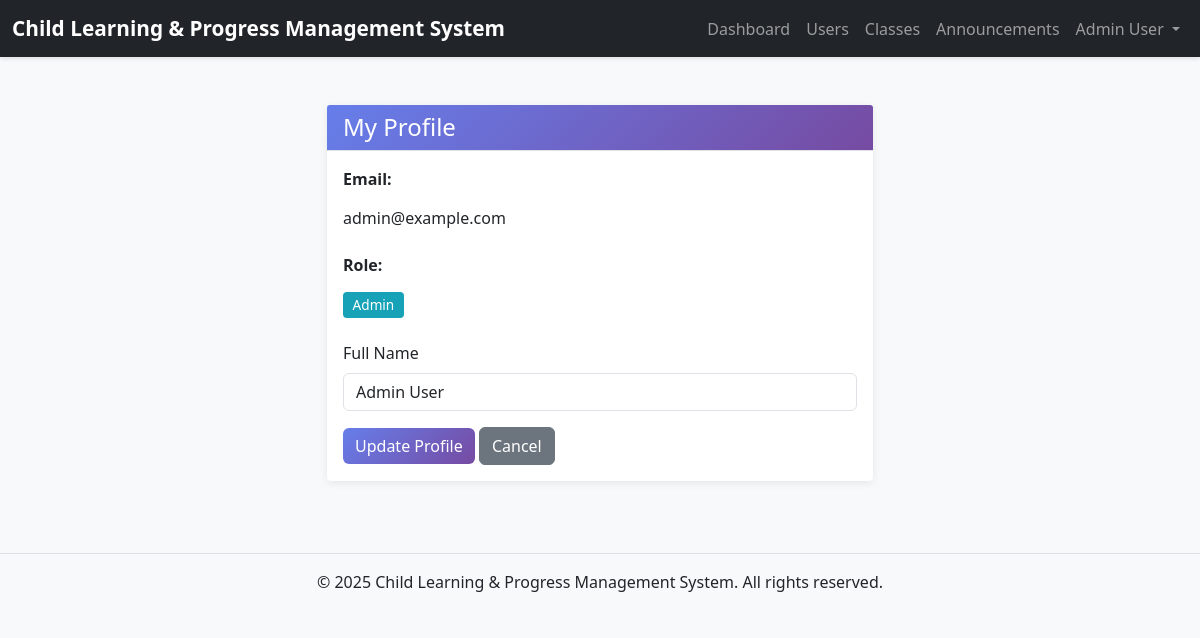
The app's page /profile.php (signed in) with its own data.
### tables this page shows
CREATE TABLE users (
    id INT AUTO_INCREMENT PRIMARY KEY,
    email VARCHAR(255) NOT NULL UNIQUE,
    password VARCHAR(255) NOT NULL,
    full_name VARCHAR(255) NOT NULL,
    role ENUM('admin', 'teacher', 'student', 'parent') NOT NULL,
    created_at TIMESTAMP DEFAULT CURRENT_TIMESTAMP,
    updated_at TIMESTAMP DEFAULT CURRENT_TIMESTAMP ON UPDATE CURRENT_TIMESTAMP
);

### includes/auth.php (called while the page is built, shortened)
<?php
function isLoggedIn() {
    return isset($_SESSION['user_id']) && isset($_SESSION['role']);
}
function getCurrentUser() {
    global $mysqli;
    $user_id = $_SESSION['user_id'];
    $stmt = $mysqli->prepare("SELECT id, email, full_name, role FROM users WHERE id = ?");
    $stmt->bind_param("i", $user_id);
    $stmt->execute();
    $result = $stmt->get_result();
    if ($result->num_rows > 0) {
        return $result->fetch_assoc();
    }
    return null;
}
?>

### profile.php (the view, shortened to what this page needs)
<?php
require_once 'config/db.php';
require_once 'includes/auth.php';
$user = getCurrentUser();
include 'includes/header.php';
include 'includes/nav.php';
?>
<div class="container mt-5">
    <div class="row justify-content-center">
        <div class="col-md-6">
            <div class="card">
                <div class="card-header bg-primary text-white">
                    <h4 class="mb-0">My Profile</h4>
                </div>
                <div class="card-body">
                    <div class="mb-3">
                        <label class="form-label fw-bold">Email:</label>
                        <p class="form-control-plaintext"><?php echo htmlspecialchars($user['email']); ?></p>
                    </div>
                    <div class="mb-3">
                        <label class="form-label fw-bold">Role:</label>
                        <p class="form-control-plaintext">
                            <span class="badge bg-info"><?php echo ucfirst($user['role']); ?></span>
                        </p>
                    </div>
                    <form method="POST" action="">
                        <div class="mb-3">
                            <label for="full_name" class="form-label">Full Name</label>
                            <input
                                type="text"
                                class="form-control"
                                id="full_name"
                                name="full_name"
                                value="<?php echo htmlspecialchars($user['full_name']); ?>"
                                required
                            >
                        </div>
                        <button type="submit" class="btn btn-primary">Update Profile</button>
                        <a href="javascript:history.back()" class="btn btn-secondary">Cancel</a>
                    </form>
                </div>
            </div>
        </div>
    </div>
</div>
<?php include 'includes/footer.php'; ?>

### includes/nav.php (shortened to what this page needs)
<nav class="navbar navbar-expand-lg navbar-dark bg-dark">
    <div class="container-fluid">
        <a class="navbar-brand" href="<?php echo SITE_URL; ?>">
            <?php echo APP_NAME; ?>
        </a>
        <div class="collapse navbar-collapse" id="navbarNav">
            <ul class="navbar-nav ms-auto">
                <?php if (isLoggedIn()) { ?>
                    <?php
                    $current_user = getCurrentUser();
                    if ($current_user) {
                    ?>
                        <?php if ($current_user['role'] === ROLE_ADMIN) { ?>
                            <li class="nav-item">
                                <a class="nav-link" href="<?php echo SITE_URL; ?>admin/dashboard.php">Dashboard</a>
                            </li>
                            <li class="nav-item">
                                <a class="nav-link" href="<?php echo SITE_URL; ?>admin/users_list.php">Users</a>
                            </li>
                            <li class="nav-item">
                                <a class="nav-link" href="<?php echo SITE_URL; ?>admin/classes_list.php">Classes</a>
                            </li>
                            <li class="nav-item">
                                <a class="nav-link" href="<?php echo SITE_URL; ?>announcements_list.php">Announcements</a>
                            </li>
                        <?php } ?>
                        <li class="nav-item dropdown">
                            <a class="nav-link dropdown-toggle" href="#" id="userDropdown" role="button" data-bs-toggle="dropdown">
                                <?php echo htmlspecialchars($current_user['full_name']); ?>
                            </a>
                        </li>
                    <?php } ?>
                <?php } ?>
            </ul>
        </div>
    </div>
</nav>

### css/style.css (style rules this page uses)
:root { --primary-color: #667eea; --secondary-color: #764ba2; --success-color: #28a745; --danger-color: #dc3545; --warning-color: #ffc107; --info-color: #17a2b8; }
body { font-family: 'Segoe UI', Tahoma, Geneva, Verdana, sans-serif; background-color: #f8f9fa; }
.navbar { box-shadow: 0 2px 4px rgba(0, 0, 0, 0.1); }
.navbar-brand { font-weight: 600; font-size: 1.3rem; }
.card { border: none; box-shadow: 0 2px 8px rgba(0, 0, 0, 0.08); margin-bottom: 1.5rem; transition: transform 0.2s, box-shadow 0.2s; }
.card-header { background-color: #f8f9fa; border-bottom: 1px solid #dee2e6; font-weight: 600; }
.badge { padding: 0.4rem 0.6rem; font-weight: 500; font-size: 0.85rem; }
.btn { border-radius: 0.375rem; font-weight: 500; transition: all 0.2s; }
.btn-primary { background: linear-gradient(135deg, var(--primary-color) 0%, var(--secondary-color) 100%); border: none; }
.form-control, .form-select { border: 1px solid #dee2e6; border-radius: 0.375rem; transition: border-color 0.15s, box-shadow 0.15s; }
.bg-primary { background: linear-gradient(135deg, var(--primary-color) 0%, var(--secondary-color) 100%) !important; }
.bg-info { background-color: var(--info-color) !important; }
.fw-bold { font-weight: 600; }
* { transition: color 0.15s ease-in-out, background-color 0.15s ease-in-out; }
.btn, .card, .nav-link { transition: all 0.2s ease-in-out; }

### records on screen
users: full_name "Admin User", email "admin@example.com", role "Admin"

### other values on screen
APP_NAME "Child Learning & Progress Management System"
